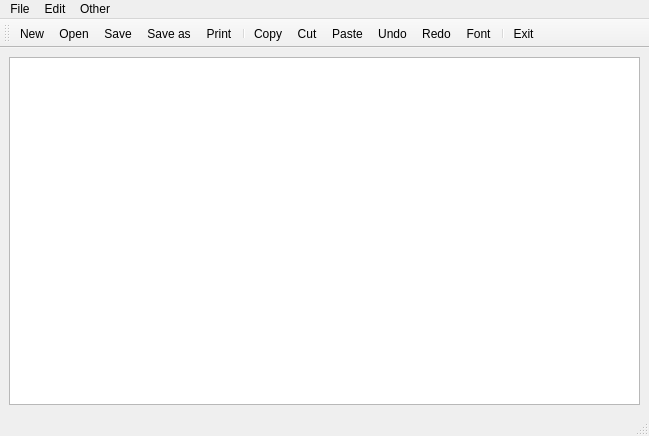
<?xml version="1.0" encoding="UTF-8"?>
<ui version="4.0">
 <class>Notepad</class>
 <widget class="QMainWindow" name="Notepad">
  <property name="geometry">
   <rect>
    <x>0</x>
    <y>0</y>
    <width>649</width>
    <height>436</height>
   </rect>
  </property>
  <property name="windowTitle">
   <string>Notepad</string>
  </property>
  <widget class="QWidget" name="centralwidget">
   <layout class="QVBoxLayout" name="verticalLayout">
    <item>
     <widget class="QTextEdit" name="textEdit"/>
    </item>
   </layout>
  </widget>
  <widget class="QMenuBar" name="menubar">
   <property name="geometry">
    <rect>
     <x>0</x>
     <y>0</y>
     <width>649</width>
     <height>22</height>
    </rect>
   </property>
   <widget class="QMenu" name="menu">
    <property name="title">
     <string>File</string>
    </property>
    <addaction name="actionNew"/>
    <addaction name="actionOpen"/>
    <addaction name="actionSave"/>
    <addaction name="actionSave_as"/>
    <addaction name="actionPrint"/>
    <addaction name="separator"/>
    <addaction name="actionExit"/>
   </widget>
   <widget class="QMenu" name="menuEdit">
    <property name="title">
     <string>Edit</string>
    </property>
    <addaction name="actionCopy"/>
    <addaction name="actionCut"/>
    <addaction name="actionPaste"/>
    <addaction name="separator"/>
    <addaction name="actionUndo"/>
    <addaction name="actionRedo"/>
    <addaction name="actionFont"/>
   </widget>
   <widget class="QMenu" name="menuAbout">
    <property name="title">
     <string>Other</string>
    </property>
    <addaction name="actionAbout"/>
   </widget>
   <addaction name="menu"/>
   <addaction name="menuEdit"/>
   <addaction name="menuAbout"/>
  </widget>
  <widget class="QStatusBar" name="statusbar"/>
  <widget class="QToolBar" name="toolBar">
   <property name="windowTitle">
    <string>toolBar</string>
   </property>
   <attribute name="toolBarArea">
    <enum>TopToolBarArea</enum>
   </attribute>
   <attribute name="toolBarBreak">
    <bool>false</bool>
   </attribute>
   <addaction name="actionNew"/>
   <addaction name="actionOpen"/>
   <addaction name="actionSave"/>
   <addaction name="actionSave_as"/>
   <addaction name="actionPrint"/>
   <addaction name="separator"/>
   <addaction name="actionCopy"/>
   <addaction name="actionCut"/>
   <addaction name="actionPaste"/>
   <addaction name="actionUndo"/>
   <addaction name="actionRedo"/>
   <addaction name="actionFont"/>
   <addaction name="separator"/>
   <addaction name="actionExit"/>
  </widget>
  <action name="actionNew">
   <property name="icon">
    <iconset resource="image.qrc">
     <normaloff>:/iamge/image/new.png</normaloff>:/iamge/image/new.png</iconset>
   </property>
   <property name="text">
    <string>New</string>
   </property>
  </action>
  <action name="actionOpen">
   <property name="icon">
    <iconset resource="image.qrc">
     <normaloff>:/iamge/image/open.png</normaloff>:/iamge/image/open.png</iconset>
   </property>
   <property name="text">
    <string>Open</string>
   </property>
  </action>
  <action name="actionSave">
   <property name="icon">
    <iconset resource="image.qrc">
     <normaloff>:/iamge/image/save.png</normaloff>:/iamge/image/save.png</iconset>
   </property>
   <property name="text">
    <string>Save</string>
   </property>
  </action>
  <action name="actionSave_as">
   <property name="icon">
    <iconset resource="image.qrc">
     <normaloff>:/iamge/image/save_as.png</normaloff>:/iamge/image/save_as.png</iconset>
   </property>
   <property name="text">
    <string>Save as</string>
   </property>
  </action>
  <action name="actionPrint">
   <property name="icon">
    <iconset resource="image.qrc">
     <normaloff>:/iamge/image/print.png</normaloff>:/iamge/image/print.png</iconset>
   </property>
   <property name="text">
    <string>Print</string>
   </property>
  </action>
  <action name="actionExit">
   <property name="icon">
    <iconset resource="image.qrc">
     <normaloff>:/iamge/image/exit.png</normaloff>:/iamge/image/exit.png</iconset>
   </property>
   <property name="text">
    <string>Exit</string>
   </property>
  </action>
  <action name="actionCopy">
   <property name="icon">
    <iconset resource="image.qrc">
     <normaloff>:/iamge/image/copy.png</normaloff>:/iamge/image/copy.png</iconset>
   </property>
   <property name="text">
    <string>Copy</string>
   </property>
  </action>
  <action name="actionCut">
   <property name="icon">
    <iconset resource="image.qrc">
     <normaloff>:/iamge/image/cut.png</normaloff>:/iamge/image/cut.png</iconset>
   </property>
   <property name="text">
    <string>Cut</string>
   </property>
   <property name="shortcut">
    <string>Ctrl+C</string>
   </property>
  </action>
  <action name="actionPaste">
   <property name="icon">
    <iconset resource="image.qrc">
     <normaloff>:/iamge/image/paste.png</normaloff>:/iamge/image/paste.png</iconset>
   </property>
   <property name="text">
    <string>Paste</string>
   </property>
   <property name="shortcut">
    <string>Ctrl+V</string>
   </property>
  </action>
  <action name="actionUndo">
   <property name="icon">
    <iconset resource="image.qrc">
     <normaloff>:/iamge/image/edit_undo.png</normaloff>:/iamge/image/edit_undo.png</iconset>
   </property>
   <property name="text">
    <string>Undo</string>
   </property>
   <property name="shortcut">
    <string>Ctrl+Z</string>
   </property>
  </action>
  <action name="actionRedo">
   <property name="icon">
    <iconset resource="image.qrc">
     <normaloff>:/iamge/image/edit_redo.png</normaloff>:/iamge/image/edit_redo.png</iconset>
   </property>
   <property name="text">
    <string>Redo</string>
   </property>
   <property name="shortcut">
    <string>Ctrl+Y</string>
   </property>
  </action>
  <action name="actionFont">
   <property name="icon">
    <iconset resource="image.qrc">
     <normaloff>:/iamge/image/font.png</normaloff>:/iamge/image/font.png</iconset>
   </property>
   <property name="text">
    <string>Font</string>
   </property>
  </action>
  <action name="actionAbout">
   <property name="icon">
    <iconset resource="image.qrc">
     <normaloff>:/iamge/image/info.png</normaloff>:/iamge/image/info.png</iconset>
   </property>
   <property name="text">
    <string>About</string>
   </property>
  </action>
 </widget>
 <resources>
  <include location="image.qrc"/>
 </resources>
 <connections/>
</ui>
